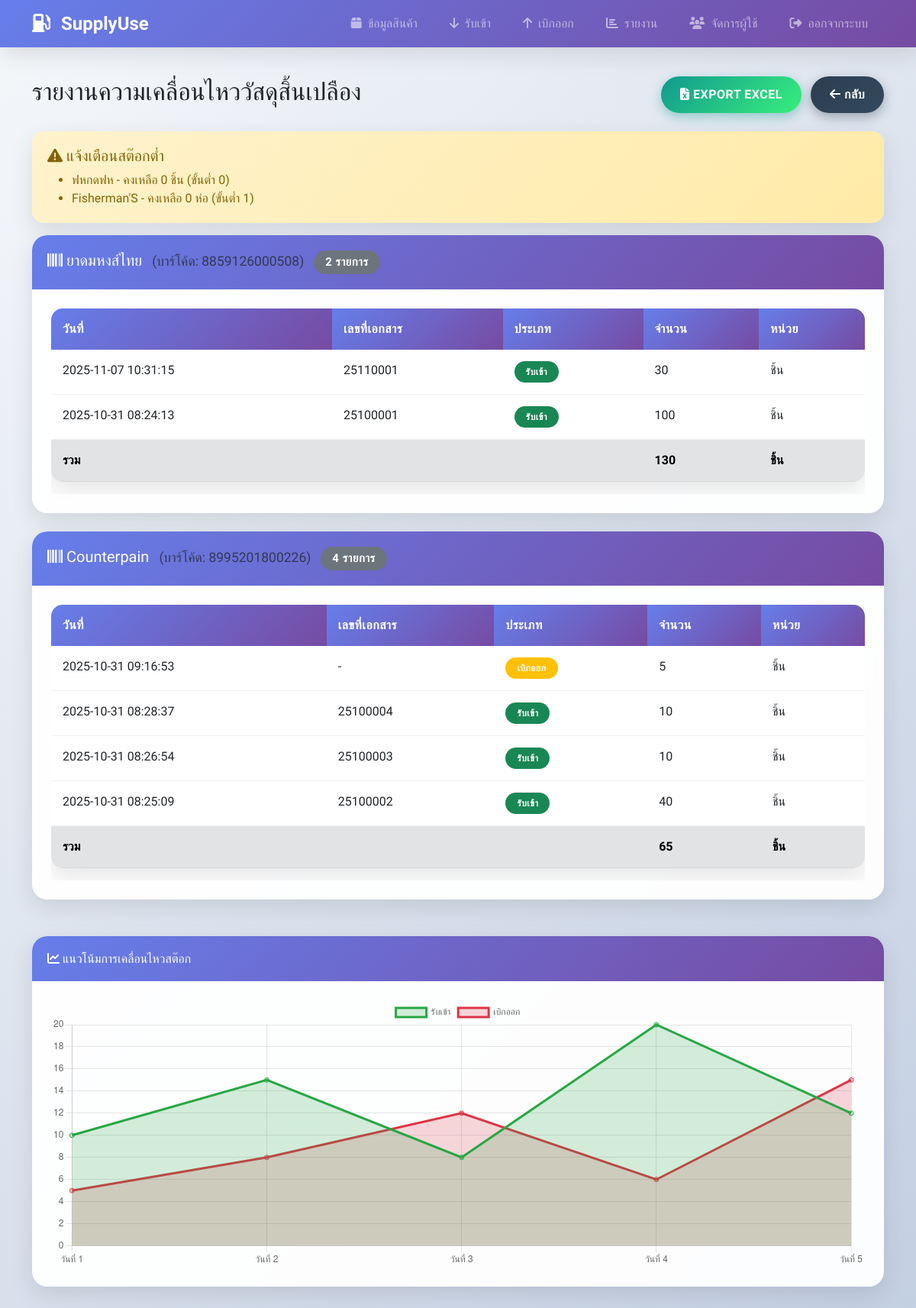
Screenshot of /movement_report (signed in) with the database file from the repository.
### tables this page shows
CREATE TABLE products (
            id INTEGER PRIMARY KEY AUTOINCREMENT,
            name TEXT NOT NULL,
            barcode TEXT UNIQUE,
            unit TEXT,
            min_stock INTEGER DEFAULT 0,
            current_stock INTEGER DEFAULT 0,
            image BLOB,
            created_at TIMESTAMP DEFAULT CURRENT_TIMESTAMP
        , description TEXT);

CREATE TABLE stock_movements (
            id INTEGER PRIMARY KEY AUTOINCREMENT,
            product_id INTEGER,
            type TEXT CHECK(type IN ('IN', 'OUT')),
            quantity INTEGER,
            reference TEXT,
            notes TEXT,
            created_at TIMESTAMP DEFAULT CURRENT_TIMESTAMP, document_no TEXT,
            FOREIGN KEY (product_id) REFERENCES products (id)
        );

### app.py (the view)
@app.route('/movement_report')
@login_required
def movement_report():
    conn = sqlite3.connect('supply_inventory.db')
    c = conn.cursor()
    c.execute('''SELECT sm.*, p.name, p.unit, p.barcode
                FROM stock_movements sm
                JOIN products p ON sm.product_id = p.id
                ORDER BY p.barcode, sm.created_at DESC''')
    all_movements = c.fetchall()
    movements_by_barcode = {}
    for movement in all_movements:
        barcode = movement[10] or 'ไม่มีบาร์โค้ด'
        if barcode not in movements_by_barcode:
            movements_by_barcode[barcode] = {
                'barcode': barcode,
                'product_name': movement[8],
                'movements': []
            }
        movements_by_barcode[barcode]['movements'].append(movement)
    c.execute('SELECT * FROM products WHERE current_stock <= min_stock')
    low_stock = c.fetchall()
    conn.close()
    return render_template('movement_report.html', movements_by_barcode=movements_by_barcode, low_stock=low_stock)

### app.py (called while the page is built)
def login_required(f):
    @wraps(f)
    def decorated_function(*args, **kwargs):
        if 'logged_in' not in session:
            return redirect(url_for('login'))
        return f(*args, **kwargs)
    return decorated_function

### templates/movement_report.html (shortened to what this page needs)
{% extends "base.html" %}
{% block content %}
<div class="d-flex justify-content-between align-items-center mb-4">
    <h2>รายงานความเคลื่อนไหววัสดุสิ้นเปลือง</h2>
    <div>
        <a href="{{ url_for('export_movement_excel') }}" class="btn btn-success me-2">
            <i class="fas fa-file-excel"></i> Export Excel
        </a>
        <a href="{{ url_for('reports') }}" class="btn btn-secondary">
            <i class="fas fa-arrow-left"></i> กลับ
        </a>
    </div>
</div>
{% if low_stock %}
<div class="alert alert-warning">
    <h5><i class="fas fa-exclamation-triangle"></i> แจ้งเตือนสต๊อกต่ำ</h5>
    <ul class="mb-0">
        {% for item in low_stock %}
        <li>{{ item[1] }} - คงเหลือ {{ item[5] }} {{ item[3] }} (ขั้นต่ำ {{ item[4] }})</li>
        {% endfor %}
    </ul>
</div>
{% endif %}
{% for barcode, barcode_data in movements_by_barcode.items() %}
<div class="card mb-4">
    <div class="card-header">
        <h5 class="mb-0">
            <i class="fas fa-barcode"></i> {{ barcode_data.product_name }}
            <small class="text-muted ms-2">(บาร์โค้ด: {{ barcode }})</small>
            <span class="badge bg-secondary ms-2">{{ barcode_data.movements|length }} รายการ</span>
        </h5>
    </div>
    <div class="card-body">
        <div class="table-responsive">
            <table class="table table-sm">
                <thead>
                    <tr>
                        <th>วันที่</th>
                        <th>เลขที่เอกสาร</th>
                        <th>ประเภท</th>
                        <th>จำนวน</th>
                        <th>หน่วย</th>
                    </tr>
                </thead>
                <tbody>
                    {% for movement in barcode_data.movements %}
                    <tr>
                        <td>{{ movement[6] }}</td>
                        <td>{{ movement[7] or '-' }}</td>
                        <td>
                            {% if movement[2] == 'IN' %}
                                <span class="badge bg-success">รับเข้า</span>
                            {% else %}
                                <span class="badge bg-warning">เบิกออก</span>
                            {% endif %}
                        </td>
                        <td>{{ movement[3] }}</td>
                        <td>{{ movement[9] }}</td>
                    </tr>
                    {% endfor %}
                    <tr class="table-secondary fw-bold">
                        <td colspan="3">รวม</td>
                        <td>{{ barcode_data.movements|sum(attribute='3') }}</td>
                        <td>{{ barcode_data.movements[0][9] if barcode_data.movements else '-' }}</td>
                    </tr>
                </tbody>
            </table>
        </div>
    </div>
</div>
{% else %}
<div class="alert alert-info">
    <i class="fas fa-info-circle"></i> ไม่มีข้อมูลความเคลื่อนไหว
</div>
{% endfor %}
<div class="row mt-5">
    <div class="col-12">
        <div class="card">
            <div class="card-header">
                <h6 class="mb-0"><i class="fas fa-chart-line"></i> แนวโน้มการเคลื่อนไหวสต๊อก</h6>
            </div>
            <div class="card-body" style="height: 400px;">
                <canvas id="movementLineChart"></canvas>
            </div>
        </div>
    </div>
</div>
<script>
setTimeout(function() {
    const ctx = document.getElementById('movementLineChart').getContext('2d');
    new Chart(ctx, {
        type: 'line',
        data: {
            labels: ['วันที่ 1', 'วันที่ 2', 'วันที่ 3', 'วันที่ 4', 'วันที่ 5'],
            datasets: [{
                label: 'รับเข้า',
                data: [10, 15, 8, 20, 12],
                borderColor: '#28a745',
                backgroundColor: 'rgba(40, 167, 69, 0.2)',
                fill: true
            }, {
                label: 'เบิกออก',
                data: [5, 8, 12, 6, 15],
                borderColor: '#dc3545',
                backgroundColor: 'rgba(220, 53, 69, 0.2)',
                fill: true
            }]
        },
        options: {
            responsive: true,
            maintainAspectRatio: false,
            scales: {
                y: {
                    beginAtZero: true
                }
            }
        }
    });
}, 500);
</script>
{% endblock %}

### static/css/style.css (style rules this page uses)
:root { --primary-gradient: linear-gradient(135deg, #667eea 0%, #764ba2 100%); --success-gradient: linear-gradient(135deg, #11998e 0%, #38ef7d 100%); --warning-gradient: linear-gradient(135deg, #f093fb 0%, #f5576c 100%); --info-gradient: linear-gradient(135deg, #4facfe 0%, #00f2fe 100%); --dark-gradient: linear-gradient(135deg, #2c3e50 0%, #34495e 100%); --shadow: 0 10px 30px rgba(0,0,0,0.1); --shadow-hover: 0 15px 40px rgba(0,0,0,0.15); }
body { background: linear-gradient(135deg, #f5f7fa 0%, #c3cfe2 100%); font-family: 'Kanit', 'Segoe UI', Tahoma, Geneva, Verdana, sans-serif; min-height: 100vh; padding-top: 0; }
.card { border: none; border-radius: 20px; box-shadow: var(--shadow); transition: all 0.3s ease; overflow: hidden; background: rgba(255,255,255,0.95); backdrop-filter: blur(10px); }
.card-header { background: var(--primary-gradient); color: white; border: none; padding: 20px; font-weight: 600; }
.card-body { padding: 25px; }
.btn { border-radius: 25px; font-weight: 600; padding: 12px 25px; transition: all 0.3s ease; border: none; text-transform: uppercase; letter-spacing: 0.5px; position: relative; overflow: hidden; }
.btn::before { content: ''; position: absolute; top: 0; left: -100%; width: 100%; height: 100%; background: linear-gradient(90deg, transparent, rgba(255,255,255,0.3), transparent); transition: left 0.5s; }
.btn-success { background: var(--success-gradient); box-shadow: 0 5px 15px rgba(17, 153, 142, 0.4); }
.btn-secondary { background: var(--dark-gradient); box-shadow: 0 5px 15px rgba(44, 62, 80, 0.4); }
.table { border-radius: 15px; overflow: hidden; box-shadow: var(--shadow); background: white; }
.table thead th { background: var(--primary-gradient); color: white; border: none; font-weight: 600; text-transform: uppercase; letter-spacing: 0.5px; padding: 15px; }
.table tbody tr { transition: all 0.3s ease; }
.table td { padding: 15px; border: none; border-bottom: 1px solid rgba(0,0,0,0.05); }
.badge { border-radius: 20px; padding: 8px 15px; font-weight: 600; text-transform: uppercase; letter-spacing: 0.5px; }
.alert { border: none; border-radius: 15px; padding: 20px; box-shadow: var(--shadow); backdrop-filter: blur(10px); }
.alert-warning { background: linear-gradient(135deg, #fff3cd 0%, #ffeaa7 100%); color: #856404; }
.card, .alert, .table { animation: fadeInUp 0.6s ease-out; }

### rows the page displays
products: name "ฟหกดฟห", current_stock "0", unit "ชิ้น", min_stock "0"
products: name "Fisherman'S", current_stock "0", unit "ห่อ", min_stock "1"
stock_movements: product_name "ยาดมหงส์ไทย", barcode "8859126000508", movements|length "2", created_at "2025-11-07 10:31:15", document_no "25110001", type "รับเข้า", quantity "30", unit "ชิ้น", movements|sum "130"
stock_movements: created_at "2025-10-31 08:24:13", document_no "25100001", type "รับเข้า", quantity "100", unit "ชิ้น"
stock_movements: product_name "Counterpain", barcode "8995201800226", movements|length "4", created_at "2025-10-31 09:16:53", movement "-", type "เบิกออก", quantity "5", unit "ชิ้น", movements|sum "65"
stock_movements: created_at "2025-10-31 08:28:37", document_no "25100004", type "รับเข้า", quantity "10", unit "ชิ้น"
stock_movements: created_at "2025-10-31 08:26:54", document_no "25100003", type "รับเข้า", quantity "10", unit "ชิ้น"
stock_movements: created_at "2025-10-31 08:25:09", document_no "25100002", type "รับเข้า", quantity "40", unit "ชิ้น"
